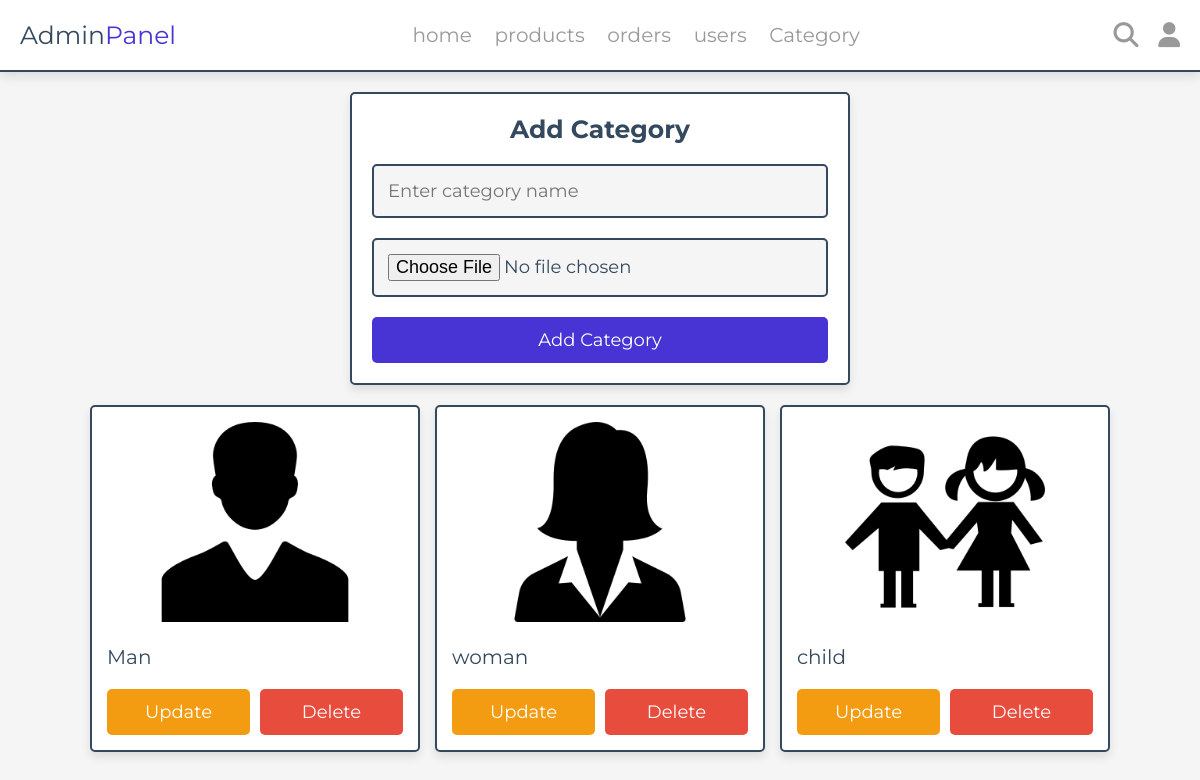
/add_category.php (signed in), run on the app's committed database.
### tables this page shows
CREATE TABLE `category` (
  `code` int(100) NOT NULL,
  `nom` varchar(100) NOT NULL,
  `image` varchar(100) NOT NULL
);

### add_category.php (the view, shortened to what this page needs)
<?php
include 'components/connect.php';
?>
<!DOCTYPE html>
<html lang="en">
<head>
    <link rel="stylesheet" href="https://cdnjs.cloudflare.com/ajax/libs/font-awesome/6.1.1/css/all.min.css">
    <link rel="stylesheet" href="css\admin_style.css">
</head>
<body>
    <?php include 'components/admin_header.php'; ?>
    <section class="add-products">
        <form action="" method="POST" enctype="multipart/form-data">
            <h3>Add Category</h3>
            <input type="text" required placeholder="Enter category name" name="name" maxlength="100" class="box">
            <input type="file" name="image" class="box" accept="image/jpg, image/jpeg, image/png, image/webp" required>
            <input type="submit" value="Add Category" name="add_category" class="btn">
        </form>
    </section>
    <section class="show-products" style="padding-top: 0;">
        <div class="box-container">
            <?php
            $show_category = $conn->prepare("SELECT * FROM `category`");
            $show_category->execute();
            if ($show_category->rowCount() > 0) {
                while ($fetch_category = $show_category->fetch(PDO::FETCH_ASSOC)) {
                    ?>
                    <div class="box">
                        <img src="images/<?= $fetch_category['image']; ?>" alt="">
                        <div class="name">
                            <?= $fetch_category['nom']; ?>
                        </div>
                        <div class="flex-btn">
                            <a href="update_category.php?update=<?= $fetch_category['code']; ?>" class="option-btn">Update</a>
                            <a href="add_category.php?delete=<?= $fetch_category['code']; ?>" class="delete-btn"
                                onclick="return confirm('Delete this category?');">Delete</a>
                        </div>
                    </div>
                    <?php
                }
            } else {
                echo '<p class="empty">No category added yet!</p>';
            }
            ?>
        </div>
    </section>
</body>
</html>

### css/admin_style.css (style rules this page uses)
:root { --main-color:#4834d4; --red:#e74c3c; --orange:#f39c12; --black:#34495e; --white:#fff; --light-bg:#f5f5f5; --light-color:#999; --border:.2rem solid var(--black); --box-shadow:0 .5rem 1rem rgba(0,0,0,.1); }
* { font-family: 'Montserrat', sans-serif; margin:0; padding:0; box-sizing: border-box; text-decoration: none; outline: none; border:none; }
html { font-size: 62.5%; overflow-x: hidden; }
body { background-color: var(--light-bg); }
section { max-width: 1200px; margin:0 auto; padding:2rem; }
.btn, .delete-btn, .option-btn { display: block; margin-top: 1rem; border-radius: .5rem; cursor: pointer; width: 100%; font-size: 1.8rem; color:var(--white); padding:1.2rem 3rem; text-transform: capitalize; text-align: center; }
.btn { background-color: var(--main-color); }
.delete-btn { background-color: var(--red); }
.option-btn { background-color: var(--orange); }
.flex-btn { display: flex; gap:1rem; }
.add-products form { margin:0 auto; max-width: 50rem; background-color: var(--white); border-radius: .5rem; box-shadow: var(--box-shadow); border:var(--border); padding:2rem; text-align: center; }
.add-products form h3 { margin-bottom: 1rem; font-size: 2.5rem; color:var(--black); text-transform: capitalize; }
.add-products form .box { background-color: var(--light-bg); border:var(--border); width: 100%; padding:1.4rem; font-size: 1.8rem; color:var(--black); border-radius: .5rem; margin: 1rem 0; }
.show-products .box-container { display: grid; grid-template-columns: repeat(auto-fit, 33rem); gap:1.5rem; justify-content: center; align-items: flex-start; }
.show-products .box-container .box { background-color: var(--white); border-radius: .5rem; box-shadow: var(--box-shadow); border:var(--border); padding:1.5rem; }
.show-products .box-container .box img { width: 100%; height: 20rem; object-fit: contain; margin-bottom: 1rem; }
.show-products .box-container .box .name { font-size: 2rem; color:var(--black); padding:1rem 0; }

### data on the page
category: image (picture), nom "Man"
category: image (picture), nom "woman"
category: image (picture), nom "child"
